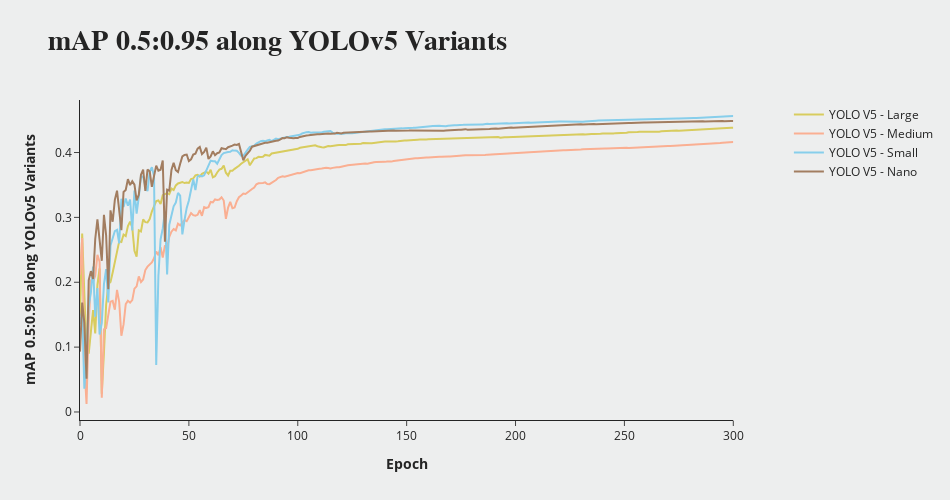

Notebook code for this chart:
### Code cell
plot_line("/home/yanuar/Thesis/Model/YOLOv5_Yanuar/Results/Training/YOLOv5l/results.csv",
          "/home/yanuar/Thesis/Model/YOLOv5_Yanuar/Results/Training/YOLOv5m/results.csv", 
          "/home/yanuar/Thesis/Model/YOLOv5_Yanuar/Results/Training/YOLOv5s/results.csv", 
          "/home/yanuar/Thesis/Model/YOLOv5_Yanuar/Results/Training/YOLOv5n/results.csv",
          "metrics/mAP_0.5:0.95", "mAP 0.5:0.95 along YOLOv5 Variants")

### Figure 1 — Plotly figure (JSON) as saved in the notebook; plotly's stock layout.template omitted (floating-point values rounded to 4 significant figures; data arrays with more than 128 entries replaced by an {"elided": "..."} marker saying what was removed)
{"data": [{"line": {"color": "#d8cc5e", "dash": "solid", "width": 2}, "name": "YOLO V5 - Large", "type": "scatter", "x": {"elided": "301 int values"}, "y": {"elided": "301 float values"}}, {"line": {"color": "#faaf92", "dash": "solid", "width": 2}, "name": "YOLO V5 - Medium", "type": "scatter", "x": {"elided": "301 int values"}, "y": {"elided": "301 float values"}}, {"line": {"color": "skyblue", "dash": "solid", "width": 2}, "name": "YOLO V5 - Small", "type": "scatter", "x": {"elided": "301 int values"}, "y": {"elided": "301 float values"}}, {"line": {"color": "#a27d60", "dash": "solid", "width": 2}, "name": "YOLO V5 - Nano", "type": "scatter", "x": {"elided": "301 int values"}, "y": {"elided": "301 float values"}}], "layout": {"height": 500, "paper_bgcolor": "#edeeee", "plot_bgcolor": "#edeeee", "showlegend": true, "title": {"font": {"family": "Serif", "size": 28}, "text": "<b>mAP 0.5:0.95 along YOLOv5 Variants<b>"}, "width": 950, "xaxis": {"anchor": "y", "domain": [0, 0.94], "tickmode": "array", "ticktext": ["0", "50", "100", "150", "200", "250", "300", "350"], "tickvals": [0, 50, 100, 150, 200, 250, 300], "title": {"text": "<b>Epoch<b>"}}, "yaxis": {"anchor": "x", "domain": [0, 1], "title": {"text": "<b>mAP 0.5:0.95 along YOLOv5 Variants<b>"}}, "yaxis2": {"anchor": "x", "overlaying": "y", "side": "right"}}}
